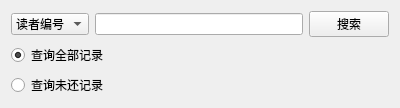
<?xml version="1.0" encoding="UTF-8"?>
<ui version="4.0">
 <class>br_query_Form</class>
 <widget class="QWidget" name="br_query_Form">
  <property name="geometry">
   <rect>
    <x>0</x>
    <y>0</y>
    <width>400</width>
    <height>91</height>
   </rect>
  </property>
  <property name="windowTitle">
   <string>查询</string>
  </property>
  <layout class="QGridLayout" name="gridLayout">
   <item row="0" column="0">
    <layout class="QVBoxLayout" name="verticalLayout_2">
     <item>
      <layout class="QHBoxLayout" name="horizontalLayout">
       <item>
        <widget class="QComboBox" name="query_cb">
         <item>
          <property name="text">
           <string>读者编号</string>
          </property>
         </item>
         <item>
          <property name="text">
           <string>图书序号</string>
          </property>
         </item>
        </widget>
       </item>
       <item>
        <widget class="QLineEdit" name="query_le">
         <property name="text">
          <string/>
         </property>
        </widget>
       </item>
       <item>
        <widget class="QPushButton" name="query_bn">
         <property name="text">
          <string>搜索</string>
         </property>
        </widget>
       </item>
      </layout>
     </item>
     <item>
      <layout class="QVBoxLayout" name="verticalLayout">
       <item>
        <widget class="QRadioButton" name="all_rb">
         <property name="text">
          <string>查询全部记录</string>
         </property>
         <property name="checked">
          <bool>true</bool>
         </property>
        </widget>
       </item>
       <item>
        <widget class="QRadioButton" name="notre_rb">
         <property name="text">
          <string>查询未还记录</string>
         </property>
        </widget>
       </item>
      </layout>
     </item>
    </layout>
   </item>
  </layout>
 </widget>
 <resources/>
 <connections/>
</ui>
